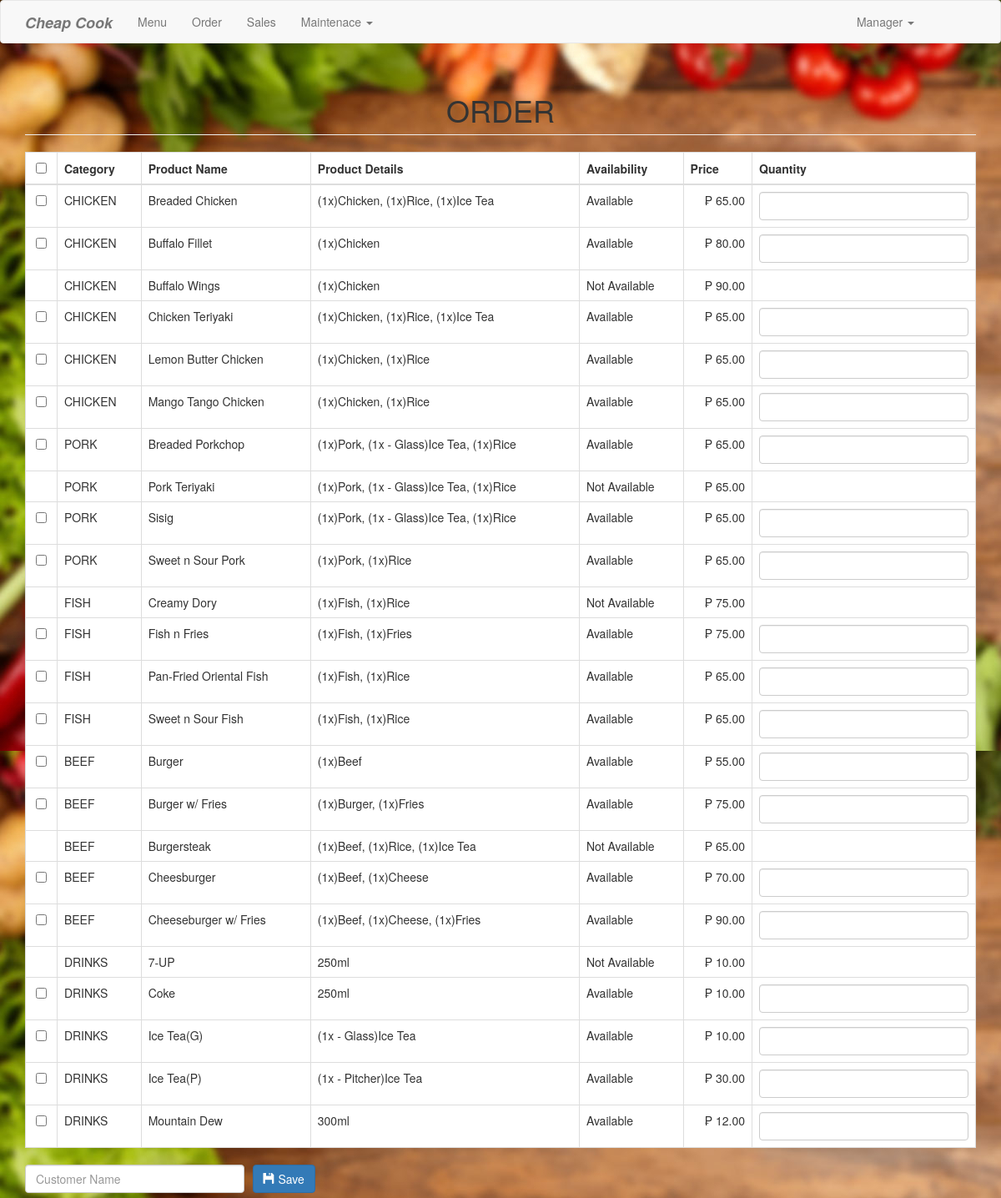
The app's page /order.php with its own data.
### tables this page shows
CREATE TABLE  `product` (
  `productid` int(11) NOT NULL,
  `categoryid` int(1) NOT NULL,
  `productname` varchar(30) NOT NULL,
  `productdetails` varchar(100) NOT NULL,
  `prodavail` varchar(15) NOT NULL,
  `price` double NOT NULL,
  `photo` varchar(150) NOT NULL
);

CREATE TABLE `category` (
  `categoryid` int(11) NOT NULL,
  `catname` varchar(30) NOT NULL
);

### order.php (the view, shortened to what this page needs)
<?php include('header.php'); ?>
<body>
<?php include('navbar.php'); ?>
<div class="container">
	<h1 class="page-header text-center">ORDER</h1>
	<form method="POST" action="purchase.php">
		<table class="table table-hover table-bordered" style="background-color: white; ">
			<thead>
				<th class="text-center"><input type="checkbox" id="checkAll"></th>
				<th>Category</th>
				<th>Product Name</th>
				<th>Product Details</th>
				<th>Availability</th>
				<th>Price</th>
				<th>Quantity</th>
			</thead>
			<tbody>
				<?php
					$sql="select * from product left join category on category.categoryid=product.categoryid order by product.categoryid asc, productname asc";
					$query=$conn->query($sql);
					$iterate=0;
					while($row=$query->fetch_array()){
						?>
						<tr>
							<td class="text-center"><?php if($row['prodavail']=='Available'){?><input type="checkbox" value="<?php echo $row['productid']; ?>||<?php echo $iterate; ?>" name="productid[]" style=""><?php }?></td>
							<td><?php echo $row['catname']; ?></td>
							<td><?php echo $row['productname']; ?></td>
							<td><?php echo $row['productdetails']; ?></td>
							<td><?php echo $row['prodavail']; ?></td>
							<td class="text-right">₱ <?php echo number_format($row['price'], 2); ?></td>
							<td><?php if($row['prodavail']=='Available'){?>
							<input type="text" class="form-control" name="quantity_<?php echo $iterate; ?>">
					<?php }?></td>
						</tr>
						<?php
						$iterate++;
					}
				?>
			</tbody>
		</table>
		<div class="row">
			<div class="col-md-3">
				<input type="text" name="customer" class="form-control" placeholder="Customer Name" required>
			</div>
			<div class="col-md-2" style="margin-left:-20px;">
				<button type="submit" class="btn btn-primary"><span class="glyphicon glyphicon-floppy-disk"></span> Save</button>
			</div>
			<br><br>
		</div>
	</form>
</div>
</body>
</html>

### order.php (style rules this page uses)
body { background-image: url("upload/bg1.jpg") }

### records on screen
product: categoryid.catname "CHICKEN", productname "Breaded Chicken", productdetails "(1x)Chicken, (1x)Rice, (1x)Ice Tea", prodavail "Available", price "65.00"
product: categoryid.catname "CHICKEN", productname "Buffalo Fillet", productdetails "(1x)Chicken", prodavail "Available", price "80.00"
product: categoryid.catname "CHICKEN", productname "Buffalo Wings", productdetails "(1x)Chicken", prodavail "Not Available", price "90.00"
product: categoryid.catname "CHICKEN", productname "Chicken Teriyaki", productdetails "(1x)Chicken, (1x)Rice, (1x)Ice Tea", prodavail "Available", price "65.00"
product: categoryid.catname "CHICKEN", productname "Lemon Butter Chicken", productdetails "(1x)Chicken, (1x)Rice", prodavail "Available", price "65.00"
product: categoryid.catname "CHICKEN", productname "Mango Tango Chicken", productdetails "(1x)Chicken, (1x)Rice", prodavail "Available", price "65.00"
product: categoryid.catname "PORK", productname "Breaded Porkchop", productdetails "(1x)Pork, (1x - Glass)Ice Tea, (1x)Rice", prodavail "Available", price "65.00"
product: categoryid.catname "PORK", productname "Pork Teriyaki", productdetails "(1x)Pork, (1x - Glass)Ice Tea, (1x)Rice", prodavail "Not Available", price "65.00"
product: categoryid.catname "PORK", productname "Sisig", productdetails "(1x)Pork, (1x - Glass)Ice Tea, (1x)Rice", prodavail "Available", price "65.00"
product: categoryid.catname "PORK", productname "Sweet n Sour Pork", productdetails "(1x)Pork, (1x)Rice", prodavail "Available", price "65.00"
product: categoryid.catname "FISH", productname "Creamy Dory", productdetails "(1x)Fish, (1x)Rice", prodavail "Not Available", price "75.00"
product: categoryid.catname "FISH", productname "Fish n Fries", productdetails "(1x)Fish, (1x)Fries", prodavail "Available", price "75.00"
product: categoryid.catname "FISH", productname "Pan-Fried Oriental Fish", productdetails "(1x)Fish, (1x)Rice", prodavail "Available", price "65.00"
product: categoryid.catname "FISH", productname "Sweet n Sour Fish", productdetails "(1x)Fish, (1x)Rice", prodavail "Available", price "65.00"
product: categoryid.catname "BEEF", productname "Burger", productdetails "(1x)Beef", prodavail "Available", price "55.00"
product: categoryid.catname "BEEF", productname "Burger w/ Fries", productdetails "(1x)Burger, (1x)Fries", prodavail "Available", price "75.00"
product: categoryid.catname "BEEF", productname "Burgersteak", productdetails "(1x)Beef, (1x)Rice, (1x)Ice Tea", prodavail "Not Available", price "65.00"
product: categoryid.catname "BEEF", productname "Cheesburger", productdetails "(1x)Beef, (1x)Cheese", prodavail "Available", price "70.00"
product: categoryid.catname "BEEF", productname "Cheeseburger w/ Fries", productdetails "(1x)Beef, (1x)Cheese, (1x)Fries", prodavail "Available", price "90.00"
product: categoryid.catname "DRINKS", productname "7-UP", productdetails "250ml", prodavail "Not Available", price "10.00"
product: categoryid.catname "DRINKS", productname "Coke", productdetails "250ml", prodavail "Available", price "10.00"
product: categoryid.catname "DRINKS", productname "Ice Tea(G)", productdetails "(1x - Glass)Ice Tea", prodavail "Available", price "10.00"
product: categoryid.catname "DRINKS", productname "Ice Tea(P)", productdetails "(1x - Pitcher)Ice Tea", prodavail "Available", price "30.00"
product: categoryid.catname "DRINKS", productname "Mountain Dew", productdetails "300ml", prodavail "Available", price "12.00"
